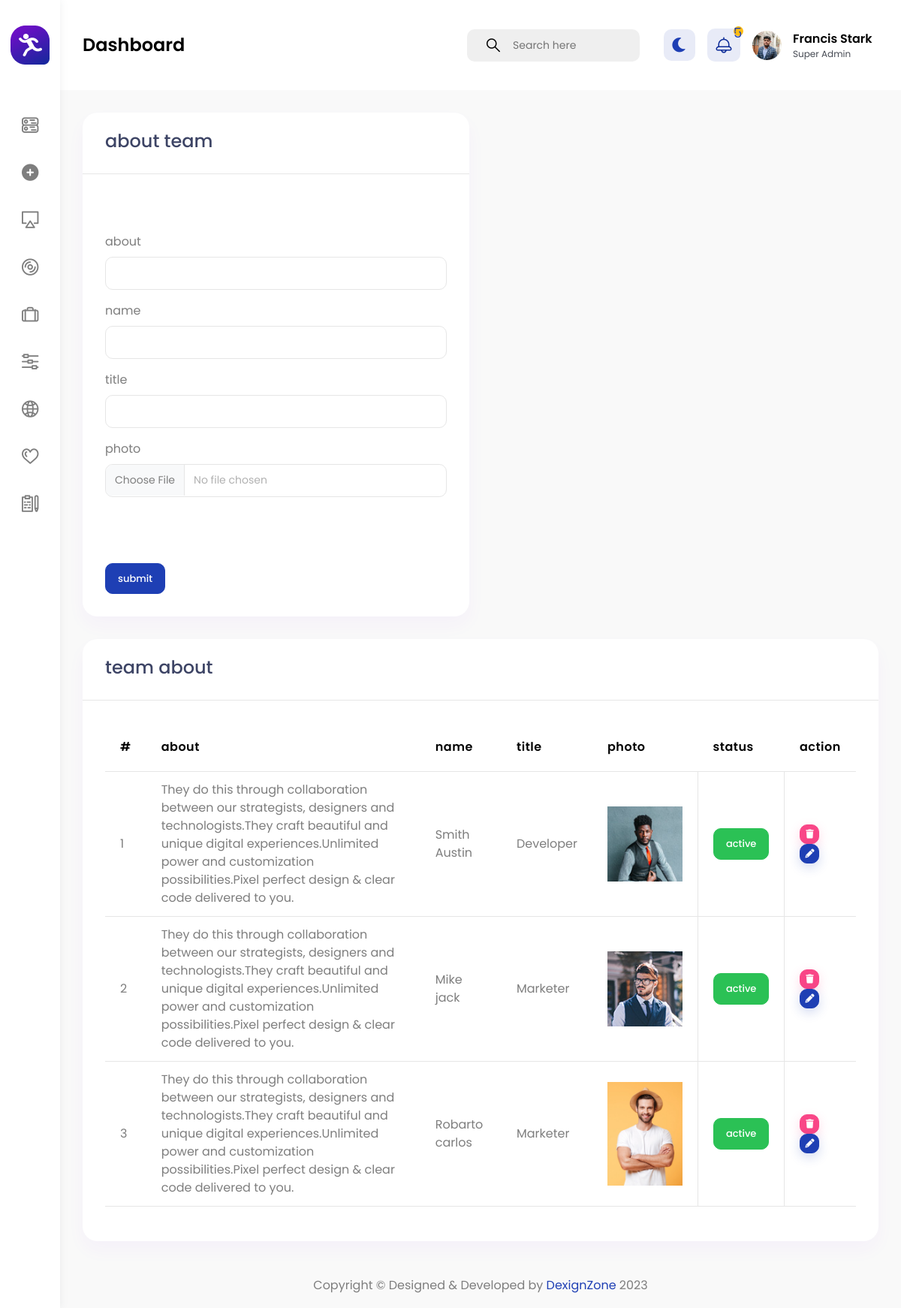
Screenshot of /team/add_team.php (signed in) with the database file from the repository.
### tables this page shows
CREATE TABLE `users` (
  `id` int NOT NULL,
  `role` int DEFAULT NULL,
  `name` varchar(100) NOT NULL,
  `email` varchar(100) NOT NULL,
  `number` int NOT NULL,
  `gender` varchar(100) NOT NULL,
  `address` text NOT NULL,
  `country` varchar(100) NOT NULL,
  `hobbie` varchar(100) DEFAULT NULL,
  `password` varchar(100) NOT NULL,
  `user_photo` varchar(100) DEFAULT NULL
);

CREATE TABLE `teams` (
  `id` int NOT NULL,
  `about` text NOT NULL,
  `name` varchar(100) NOT NULL,
  `title` varchar(100) NOT NULL,
  `photo` varchar(100) NOT NULL,
  `status` varchar(100) NOT NULL DEFAULT 'deactive'
);

### team/add_team.php (the view, shortened to what this page needs)
<?php require '../database/db_connect.php'?>
<?php require '../admin_page/header.php'?>
<?php
$select = "SELECT * FROM teams";
$select_res = mysqli_query($db_connect,$select);
?>
<div class="row">
    <div class="col-lg-6">
            <div class="card">
                <div class="card-header">
                    <h3>about team</h3>
                </div>
                <div class="card-body">
                    <form action="team_post.php" method="POST" enctype="multipart/form-data">
                        <div class="mb-3">
                            <label for="about" class="label-conreol">about</label>
                            <input type="text" name="about" class="form-control"/>
                        </div>
                        <div class="mb-3">
                            <label for="name" class="label-conreol">name</label>
                            <input type="text" name="name" class="form-control"/>
                        </div>
                        <div class="mb-3">
                            <label for="title" class="label-conreol">title</label>
                            <input type="text" name="title" class="form-control"/>
                        </div>
                        <div class="mb-3">
                            <label for="photo" class="label-conreol">photo</label>
                            <input type="file" name="photo" class="form-control" onchange="document.getElementById('emon1').src = window.URL.createObjectURL(this.files[0])" class="form-control"/>
                        </div>
                        <div class="md-4">
                        </div>
                        <div class="mt-3">
                            <button type="submit" class="btn btn-primary">submit</button>
                        </div>
                    </form>
                </div>
            </div>
        </div>
    <div class="col-lg-12">
        <div class="card">
            <div class="card-header">
                <h3>team about</h3>
            </div>
            <div class="card-body">
            <table class="table">
                    <thead>
                        <tr>
                            <th scope="col">#</th>
                            <th scope="col">about</th>
                            <th scope="col">name</th>
                            <th scope="col">title</th>
                            <th scope="col">photo</th>
                            <th scope="col">status</th>
                            <th scope="col">action</th>
                        </tr>
                    </thead>
                    <tbody>
                        <?php foreach ($select_res as $i => $team) { ?>
                        <tr>
                            <td><?=$i+1?></td>
                            <td><?=$team['about']?></td>
                            <td><?=$team['name']?></td>
                            <td><?=$team['title']?></td>
                            <td><img width="100px" src="../team/image/<?=$team['photo']?>"/></td>
                            <td class="alert">
                                <?php if($team['status']=='active'){ ?>
                                    <a href="status_post.php?id=<?=$team['id']?>"  class="btn btn-success"><?=$team['status']?></a>
                                <?php } else{?>
                                    <a href="status_post.php?id=<?=$team['id']?>" class="btn btn-primary"><?=$team['status']?></a>
                                <?php }?>
                            </td>
                            <td>
                                <a href="delate_post.php?id=<?=$team['id']?>" class="btn btn-danger shadow btn-xs sharp mr-1"><i class="fa fa-trash"></i></a>
                                <a href="edit_team.php?id=<?=$team['id']?>" class="btn btn-primary shadow btn-xs sharp mr-1"><i class="fa fa-pencil"></i></a>
                            </td>
                        </tr>
                        <?php } ?>
                    </tbody>
                </table>
            </div>
        </div>
    </div>
</div>
<?php require '../admin_page/footer.php'?>

### admin_page/header.php (shortened to what this page needs)
<?php
$loged_id = $_SESSION["loged_id"];
require '../database/db_connect.php';
$select_user = "SELECT * FROM users WHERE id= '$loged_id'";
$select_id_res = mysqli_query($db_connect,$select_user);
$select_id_assoc = mysqli_fetch_assoc($select_id_res);
$message_count = "SELECT COUNT(*) as total FROM messages WHERE status='deactive'";
$message_res_count = mysqli_query($db_connect,$message_count);
$sfter_assooc_count = mysqli_fetch_assoc($message_res_count);
?>
<!DOCTYPE html>
<html lang="en">
<head>
                    <link href="/sage/admin_page/vendor/chartist/css/chartist.min.css" rel="stylesheet" type="text/css"/>
                    <link href="/sage/admin_page/vendor/owl-carousel/owl.carousel.css" rel="stylesheet" type="text/css"/>
                    <link href="/sage/admin_page/vendor/bootstrap-select/css/bootstrap-select.min.css" rel="stylesheet" type="text/css"/>
                    <link href="/sage/admin_page/css/style.css" rel="stylesheet" type="text/css"/>
</head>
<body>
    <div id="main-wrapper">
        <div class="nav-header">
            <a href="index.html" class="brand-logo" aria-label="Gymove">
                <img class="logo-abbr" src="/SAGE/admin_page/images/logo.png" alt="">
            </a>
        </div>
<header class="header">
	<div class="header-content">
		<nav class="navbar navbar-expand">
			<div class="collapse navbar-collapse justify-content-between">
				<div class="header-left">
					<div class="dashboard_bar">
						Dashboard
					</div>
				</div>
				<ul class="navbar-nav header-right">
					<li class="nav-item">
						<form>
						<input type="hidden" name="_token" value="xFLqzqVT4MkdNcHgZHsrg31HVOv7i2yyXenRGlt8">							<div class="input-group search-area d-lg-inline-flex d-none me-3">
							  <span class="input-group-text" id="header-search">
									<button class="bg-transparent border-0" type="button" aria-label="header-search">
										<i class="flaticon-381-search-2"></i>
									</button>
							  </span>
							  <input type="text" class="form-control" placeholder="Search here" aria-label="Username" aria-describedby="header-search">
							</div>
						</form>
					</li>
					<li class="nav-item dropdown notification_dropdown">
						<a class="nav-link bell dz-theme-mode" href="javascript:void(0);" aria-label="theme-mode">
							<i id="icon-dark" class="fas fa-moon"></i>
						</a>
					</li>
					<li class="nav-item dropdown notification_dropdown">
						<a class="nav-link  ai-icon" href="javascript:void(0)" aria-label="bell" role="button" data-bs-toggle="dropdown">
							<div class="pulse-css"><?=($sfter_assooc_count['total'] <=9)?$sfter_assooc_count['total']:'9+'?></div>
						</a>
					</li>
					<li class="nav-item dropdown header-profile">
						<a class="nav-link" href="javascript:void(0)" role="button" data-bs-toggle="dropdown">
							<?php if($select_id_assoc['user_photo'] != null){ ?>
								<img src="/sage/upload/user_image/<?=$select_id_assoc['user_photo']?>"/>
							<?php }
							else{ ?>
								<img src="/SAGE/admin_page/images/profile/17.jpg" width="20" alt="">
							<?php } ?>
							<div class="header-info">
								<span class="text-black"><strong><?=$select_id_assoc['name']?></strong></span>
								<p class="fs-12 mb-0">Super Admin</p>
							</div>
						</a>
					</li>
				</ul>
			</div>
		</nav>
	</div>
</header>
        <div class="deznav">
	<div class="deznav-scroll">
		<ul class="metismenu" id="menu">
			<li><a class="has-arrow ai-icon" href="../admin_page/admin.php">
					<i class="flaticon-381-networking"></i>
				</a>
			</li>
			<li><a class="has-arrow ai-icon" href="../expertise/skills_add.php">
					<i class="fa fa-plus-circle" aria-hidden="true"></i>
				</a>
			</li>
			<li><a class="has-arrow ai-icon" href="../user/user_list.php">
					<i class="flaticon-381-television"></i>
				</a>
			</li>
			<li><a class="has-arrow ai-icon" href="/sage/logo/logo.php" aria-expanded="false">
					<i class="flaticon-381-compact-disc-1"></i>
				</a>
			</li>
			<li><a class="has-arrow ai-icon" href="/sage/about/about.php">
					<i class="flaticon-381-briefcase"></i>
				</a>
			</li>
			<li><a class="has-arrow ai-icon" href="/sage/Services/service.php">
					<i class="flaticon-381-controls-3"></i>
				</a>
			</li>
			<li><a class="has-arrow ai-icon" href="/sage/protfolio/protfolio.php">
					<i class="flaticon-381-internet"></i>
				</a>
			</li>
			<li><a class="has-arrow ai-icon" href="/sage/team/add_team.php">
					<i class="flaticon-381-heart"></i>
				</a>
			</li>
			<li><a class="has-arrow ai-icon" href="/sage/message/message.php">
					<i class="flaticon-381-notepad"></i>
				</a>
			</li>
		</ul>
	</div>
</div>
<div class="content-body">
	<div class="container-fluid">

### admin_page/header.php (style rules this page uses)
.card { height: auto!important; }

### rows the page displays
users: user_photo (picture), name "Francis Stark"
teams: about "They do this through collaboration between our strategists, designers and technologists.They craft beautiful and unique digital experiences.Unlimited power and customization possibilities.Pixel perfect design & clear code delivered to you.", name "Smith Austin", title "Developer", photo (picture), status "active"
teams: about "They do this through collaboration between our strategists, designers and technologists.They craft beautiful and unique digital experiences.Unlimited power and customization possibilities.Pixel perfect design & clear code delivered to you.", name "Mike jack", title "Marketer", photo (picture), status "active"
teams: about "They do this through collaboration between our strategists, designers and technologists.They craft beautiful and unique digital experiences.Unlimited power and customization possibilities.Pixel perfect design & clear code delivered to you.", name "Robarto carlos", title "Marketer", photo (picture), status "active"

### other values shown
$sfter_assooc_count['total'] "5"
